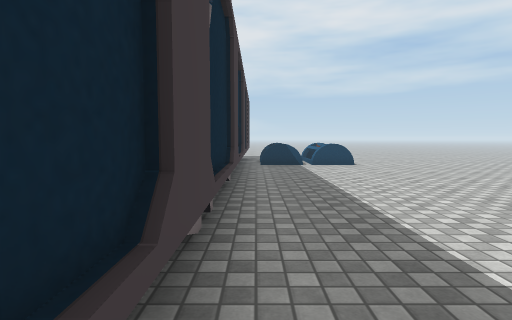
[1] (above)

24 first-person views from a walk through a Unity game level. The camera is 1.2 m above the floor, tilts 4° down and sees 80° across. Doors are open. The floor is counted in squares, 1 m on a side. Each view is taken from the middle of a square. On the plan, view 1 faces up. The plan holds only what a view shows up to about 13 squares ahead; the rest is blank. The place goes on beyond the plan. The player character is not drawn. Some surface patterns are stand-ins.

[2]
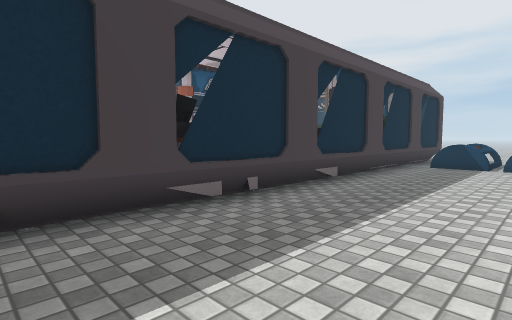

[3]
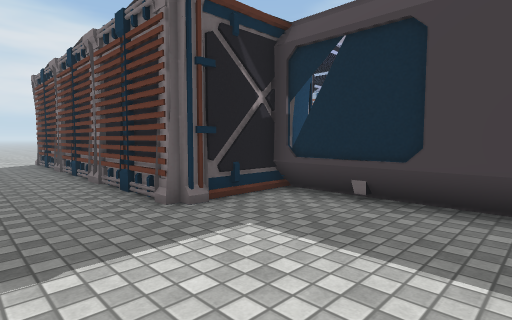

[4]
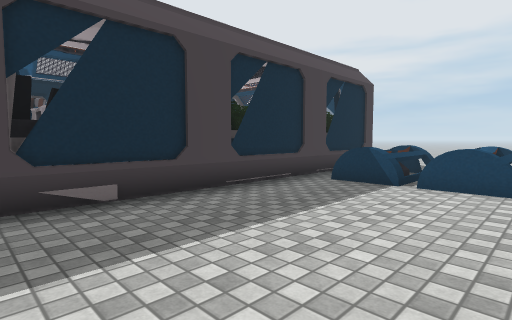

[5]
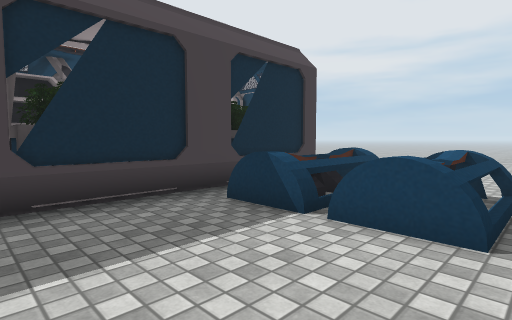

[6]
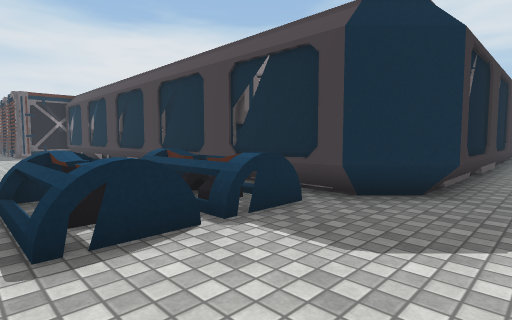

[7]
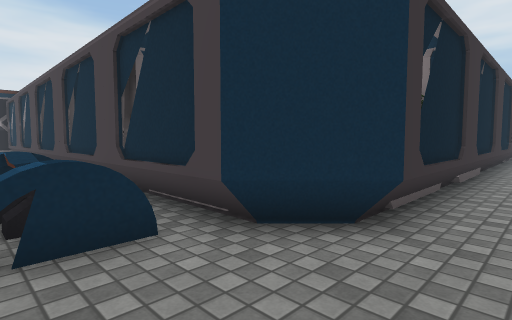

[8]
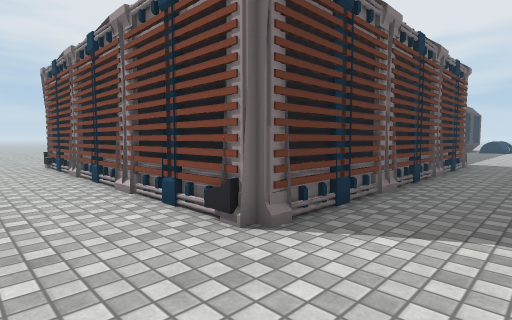

[9]
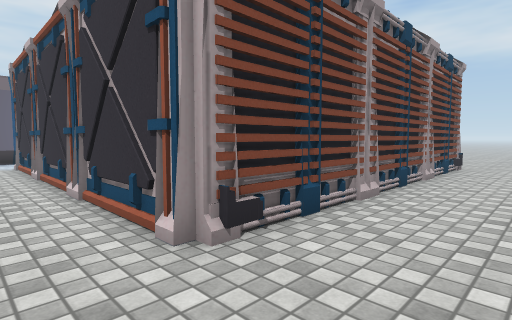

[10]
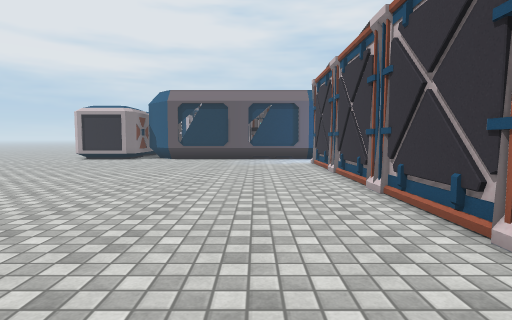

[11]
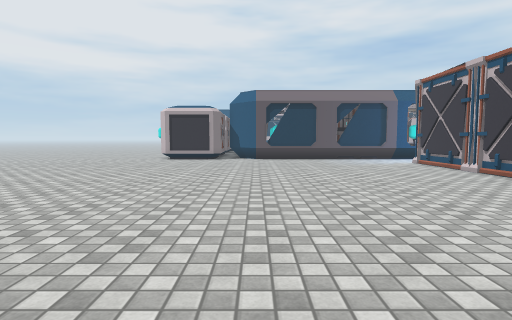

[12]
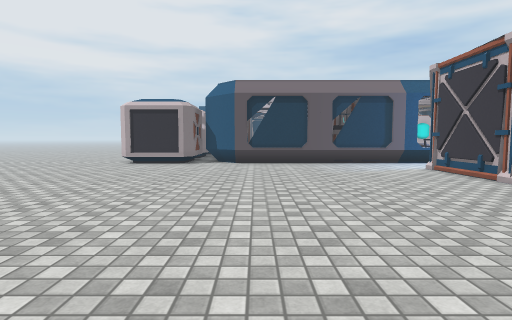

[13]
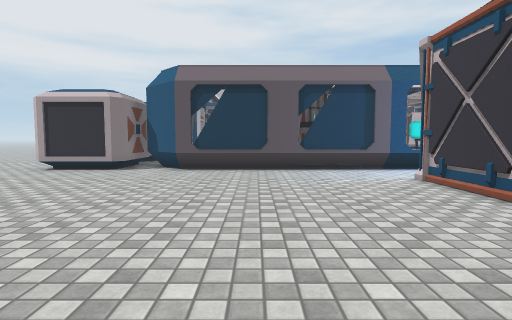

[14]
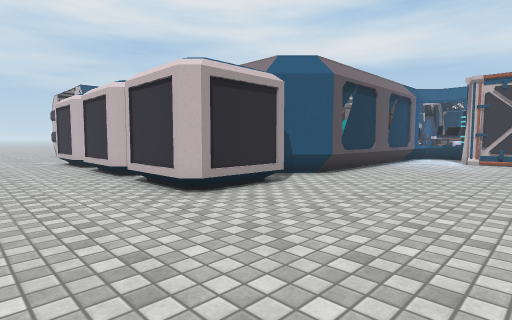

[15]
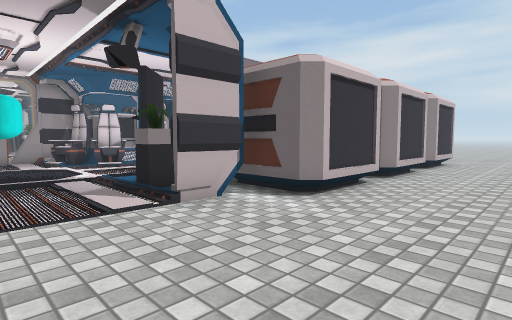

[16]
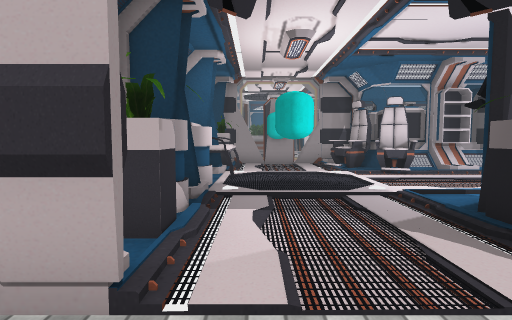

[17]
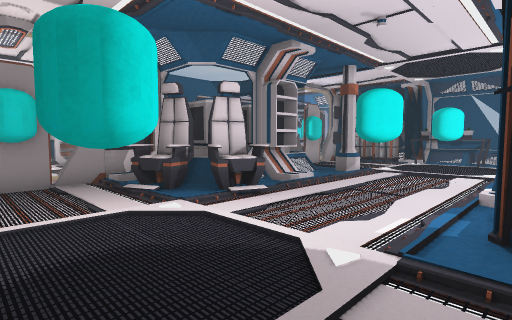

[18]
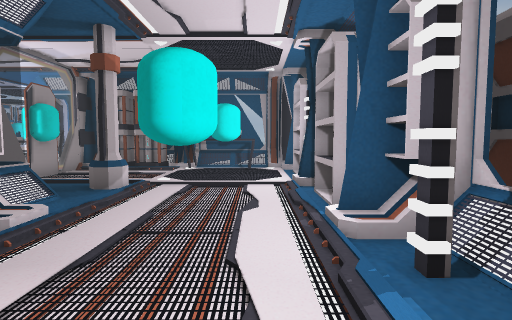

[19]
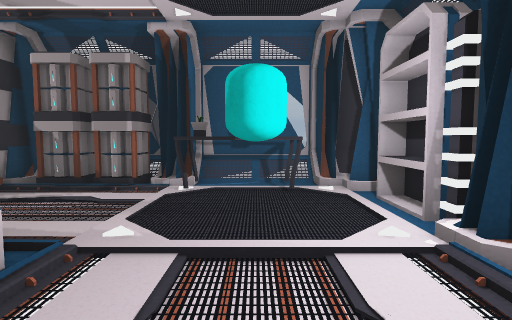

[20]
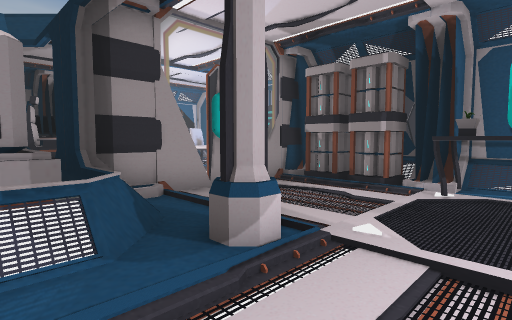

[21]
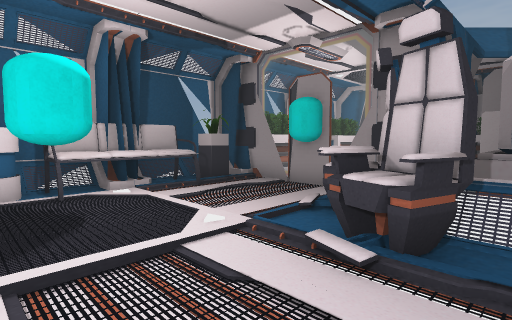

[22]
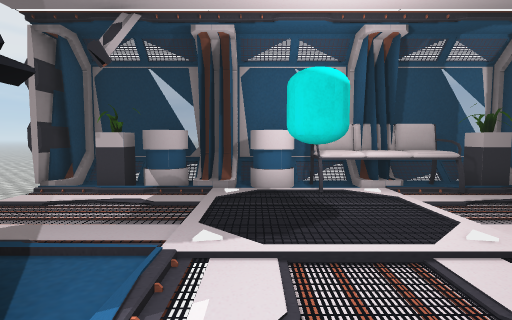

[23]
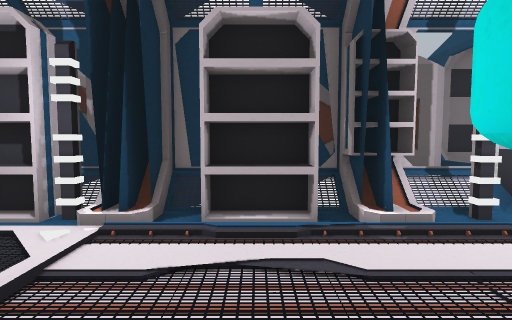

[24]
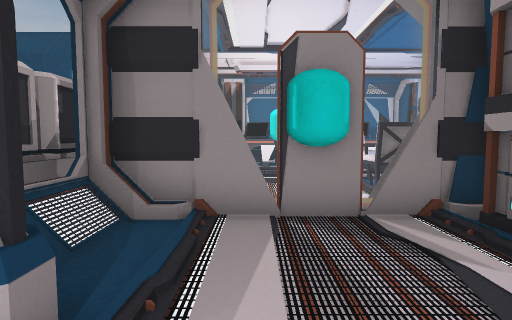

### Floor plan
Key: @ floor where view 1 was taken; # wall or solid block; x gap in a wall; . main floor; : floor 0.25 m higher than the main floor; / step, stairs or slope; D open door; = window, fence, low wall or low ledge; E desk; S shelf; C column; N console; F sofa; H chair; B battery; T table; P plant; A capsule; O other object.
Columns run from 27 left of view 1 to 5 right of it. Each row starts with its distance up from view 1.
 21   ..                   ..........
 20   ..          ..................
 19    ..#PPO#OOF#FPP#OOSSSOO##......
 18     .D::O#OFFFF::#OO OO   #......
 17 . ...D...:.......=        O#OOOO.
 16  ....D...:.......#       OO#OOOO.
 15 .....D...:.......=        S#OOOO.
 14 .....D..O:....OO.#        S#OOOO.
 13 .....#/PO:...OOO/#  N   OOS......
 12 ....OOOO::...OOOOO  SS   OO......
 11 ....OO O#:..../OOO  SS   OO......
 10  ...O  O##.../SOO O       #......
  9  ...O  O#S..../O OOO      =......
  8  ...O   SS....#=OOO       E......
  7  ...O  O#:...CC::#  CC  O E......
  6  ...O  O##::::C::#  CC  OEE......
  5  ...O  O#S.......=  .:...EE.....
  4  ...OOOOSS.......#  .: AxEE.....
  3  ...O   SSOOO....=H# H   EE......
  2  ...O  O##OOOO...#HHHH    E.....
  1 ....OOOO##=OO#BBB#=TT     E......
  0 ................... TT   EE@.....
 -1 ..................        =......
 -2 .................#        ####...
 -3 .................#           #...
 -4 .................#           #..
 -5 .................#           #..
 -6 .................#           #..
 -7  ................#           #..
 -8  ................#           #..
 -9   ...............#           #..
-10    ..............#           #..
-11     .............#           #...
-12      ............#           #...
-13      ............#           #...
-14       ...........#############...
-15        ..........................
-16                 ................
-17          .    .. .....    ..... .

Positions as (right, up) in squares from view 1, and headings:
1: (0, 0), facing up
2: (4, 0), facing up-left
3: (5, 3), facing down-left
4: (5, 6), facing up-left
5: (5, 10), facing up-left
6: (5, 21), facing down-left
7: (2, 21), facing down-left
8: (5, -17), facing up-left
9: (-12, -17), facing up-right
10: (-13, -17), facing up
11: (-18, -17), facing up
12: (-17, -14), facing up
13: (-15, -11), facing up
14: (-27, -5), facing up-right
15: (-27, 17), facing down-right
16: (-24, 17), facing right
17: (-19, 17), facing down-right
18: (-17, 14), facing down
19: (-16, 9), facing down
20: (-16, 9), facing down-right
21: (-17, 11), facing up-right
22: (-17, 11), facing up
23: (-14, 8), facing left
24: (-15, 5), facing right
